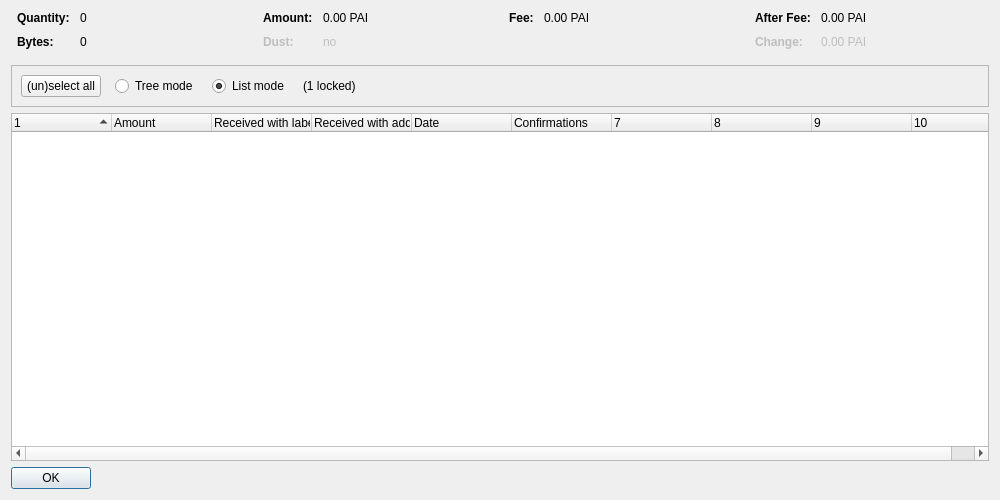
<?xml version="1.0" encoding="UTF-8"?>
<ui version="4.0">
 <class>CoinControlDialog</class>
 <widget class="QDialog" name="CoinControlDialog">
  <property name="geometry">
   <rect>
    <x>0</x>
    <y>0</y>
    <width>1000</width>
    <height>500</height>
   </rect>
  </property>
  <property name="windowTitle">
   <string>Coin Selection</string>
  </property>
  <layout class="QVBoxLayout" name="verticalLayout">
   <item>
    <layout class="QHBoxLayout" name="horizontalLayoutTop" stretch="0,0,0,0">
     <property name="topMargin">
      <number>0</number>
     </property>
     <property name="bottomMargin">
      <number>10</number>
     </property>
     <item>
      <layout class="QFormLayout" name="formLayoutCoinControl1">
       <property name="horizontalSpacing">
        <number>10</number>
       </property>
       <property name="verticalSpacing">
        <number>10</number>
       </property>
       <property name="leftMargin">
        <number>6</number>
       </property>
       <property name="rightMargin">
        <number>6</number>
       </property>
       <item row="0" column="0">
        <widget class="QLabel" name="labelCoinControlQuantityText">
         <property name="font">
          <font>
           <weight>75</weight>
           <bold>true</bold>
          </font>
         </property>
         <property name="text">
          <string>Quantity:</string>
         </property>
        </widget>
       </item>
       <item row="0" column="1">
        <widget class="QLabel" name="labelCoinControlQuantity">
         <property name="cursor">
          <cursorShape>IBeamCursor</cursorShape>
         </property>
         <property name="contextMenuPolicy">
          <enum>Qt::ActionsContextMenu</enum>
         </property>
         <property name="text">
          <string notr="true">0</string>
         </property>
         <property name="textInteractionFlags">
          <set>Qt::LinksAccessibleByMouse|Qt::TextSelectableByKeyboard|Qt::TextSelectableByMouse</set>
         </property>
        </widget>
       </item>
       <item row="1" column="0">
        <widget class="QLabel" name="labelCoinControlBytesText">
         <property name="font">
          <font>
           <weight>75</weight>
           <bold>true</bold>
          </font>
         </property>
         <property name="text">
          <string>Bytes:</string>
         </property>
        </widget>
       </item>
       <item row="1" column="1">
        <widget class="QLabel" name="labelCoinControlBytes">
         <property name="cursor">
          <cursorShape>IBeamCursor</cursorShape>
         </property>
         <property name="contextMenuPolicy">
          <enum>Qt::ActionsContextMenu</enum>
         </property>
         <property name="text">
          <string notr="true">0</string>
         </property>
         <property name="textInteractionFlags">
          <set>Qt::LinksAccessibleByMouse|Qt::TextSelectableByKeyboard|Qt::TextSelectableByMouse</set>
         </property>
        </widget>
       </item>
      </layout>
     </item>
     <item>
      <layout class="QFormLayout" name="formLayoutCoinControl2">
       <property name="horizontalSpacing">
        <number>10</number>
       </property>
       <property name="verticalSpacing">
        <number>10</number>
       </property>
       <property name="leftMargin">
        <number>6</number>
       </property>
       <property name="rightMargin">
        <number>6</number>
       </property>
       <item row="0" column="0">
        <widget class="QLabel" name="labelCoinControlAmountText">
         <property name="font">
          <font>
           <weight>75</weight>
           <bold>true</bold>
          </font>
         </property>
         <property name="text">
          <string>Amount:</string>
         </property>
        </widget>
       </item>
       <item row="0" column="1">
        <widget class="QLabel" name="labelCoinControlAmount">
         <property name="cursor">
          <cursorShape>IBeamCursor</cursorShape>
         </property>
         <property name="contextMenuPolicy">
          <enum>Qt::ActionsContextMenu</enum>
         </property>
         <property name="text">
          <string notr="true">0.00 PAI</string>
         </property>
         <property name="textInteractionFlags">
          <set>Qt::LinksAccessibleByMouse|Qt::TextSelectableByKeyboard|Qt::TextSelectableByMouse</set>
         </property>
        </widget>
       </item>
       <item row="1" column="0">
        <widget class="QLabel" name="labelCoinControlLowOutputText">
         <property name="enabled">
          <bool>false</bool>
         </property>
         <property name="font">
          <font>
           <weight>75</weight>
           <bold>true</bold>
          </font>
         </property>
         <property name="text">
          <string>Dust:</string>
         </property>
        </widget>
       </item>
       <item row="1" column="1">
        <widget class="QLabel" name="labelCoinControlLowOutput">
         <property name="enabled">
          <bool>false</bool>
         </property>
         <property name="cursor">
          <cursorShape>IBeamCursor</cursorShape>
         </property>
         <property name="contextMenuPolicy">
          <enum>Qt::ActionsContextMenu</enum>
         </property>
         <property name="text">
          <string notr="true">no</string>
         </property>
         <property name="textInteractionFlags">
          <set>Qt::LinksAccessibleByMouse|Qt::TextSelectableByKeyboard|Qt::TextSelectableByMouse</set>
         </property>
        </widget>
       </item>
      </layout>
     </item>
     <item>
      <layout class="QFormLayout" name="formLayoutCoinControl3">
       <property name="horizontalSpacing">
        <number>10</number>
       </property>
       <property name="verticalSpacing">
        <number>10</number>
       </property>
       <property name="leftMargin">
        <number>6</number>
       </property>
       <property name="rightMargin">
        <number>6</number>
       </property>
       <item row="0" column="0">
        <widget class="QLabel" name="labelCoinControlFeeText">
         <property name="font">
          <font>
           <weight>75</weight>
           <bold>true</bold>
          </font>
         </property>
         <property name="text">
          <string>Fee:</string>
         </property>
        </widget>
       </item>
       <item row="0" column="1">
        <widget class="QLabel" name="labelCoinControlFee">
         <property name="cursor">
          <cursorShape>IBeamCursor</cursorShape>
         </property>
         <property name="contextMenuPolicy">
          <enum>Qt::ActionsContextMenu</enum>
         </property>
         <property name="text">
          <string notr="true">0.00 PAI</string>
         </property>
         <property name="textInteractionFlags">
          <set>Qt::LinksAccessibleByMouse|Qt::TextSelectableByKeyboard|Qt::TextSelectableByMouse</set>
         </property>
        </widget>
       </item>
      </layout>
     </item>
     <item>
      <layout class="QFormLayout" name="formLayoutCoinControl4">
       <property name="horizontalSpacing">
        <number>10</number>
       </property>
       <property name="verticalSpacing">
        <number>10</number>
       </property>
       <property name="leftMargin">
        <number>6</number>
       </property>
       <property name="rightMargin">
        <number>6</number>
       </property>
       <item row="0" column="0">
        <widget class="QLabel" name="labelCoinControlAfterFeeText">
         <property name="font">
          <font>
           <weight>75</weight>
           <bold>true</bold>
          </font>
         </property>
         <property name="text">
          <string>After Fee:</string>
         </property>
        </widget>
       </item>
       <item row="0" column="1">
        <widget class="QLabel" name="labelCoinControlAfterFee">
         <property name="cursor">
          <cursorShape>IBeamCursor</cursorShape>
         </property>
         <property name="contextMenuPolicy">
          <enum>Qt::ActionsContextMenu</enum>
         </property>
         <property name="text">
          <string notr="true">0.00 PAI</string>
         </property>
         <property name="textInteractionFlags">
          <set>Qt::LinksAccessibleByMouse|Qt::TextSelectableByKeyboard|Qt::TextSelectableByMouse</set>
         </property>
        </widget>
       </item>
       <item row="1" column="0">
        <widget class="QLabel" name="labelCoinControlChangeText">
         <property name="enabled">
          <bool>false</bool>
         </property>
         <property name="font">
          <font>
           <weight>75</weight>
           <bold>true</bold>
          </font>
         </property>
         <property name="text">
          <string>Change:</string>
         </property>
        </widget>
       </item>
       <item row="1" column="1">
        <widget class="QLabel" name="labelCoinControlChange">
         <property name="enabled">
          <bool>false</bool>
         </property>
         <property name="cursor">
          <cursorShape>IBeamCursor</cursorShape>
         </property>
         <property name="contextMenuPolicy">
          <enum>Qt::ActionsContextMenu</enum>
         </property>
         <property name="text">
          <string notr="true">0.00 PAI</string>
         </property>
         <property name="textInteractionFlags">
          <set>Qt::LinksAccessibleByMouse|Qt::TextSelectableByKeyboard|Qt::TextSelectableByMouse</set>
         </property>
        </widget>
       </item>
      </layout>
     </item>
    </layout>
   </item>
   <item>
    <widget class="QFrame" name="frame">
     <property name="minimumSize">
      <size>
       <width>0</width>
       <height>40</height>
      </size>
     </property>
     <property name="frameShape">
      <enum>QFrame::StyledPanel</enum>
     </property>
     <property name="frameShadow">
      <enum>QFrame::Sunken</enum>
     </property>
     <layout class="QHBoxLayout" name="horizontalLayout">
      <item>
       <layout class="QHBoxLayout" name="horizontalLayoutPanel" stretch="0,0,0,0,0">
        <property name="spacing">
         <number>14</number>
        </property>
        <item>
         <widget class="QPushButton" name="pushButtonSelectAll">
          <property name="sizePolicy">
           <sizepolicy hsizetype="Maximum" vsizetype="Fixed">
            <horstretch>0</horstretch>
            <verstretch>0</verstretch>
           </sizepolicy>
          </property>
          <property name="text">
           <string>(un)select all</string>
          </property>
          <property name="autoDefault">
           <bool>false</bool>
          </property>
         </widget>
        </item>
        <item>
         <widget class="QRadioButton" name="radioTreeMode">
          <property name="sizePolicy">
           <sizepolicy hsizetype="Maximum" vsizetype="Fixed">
            <horstretch>0</horstretch>
            <verstretch>0</verstretch>
           </sizepolicy>
          </property>
          <property name="text">
           <string>Tree mode</string>
          </property>
         </widget>
        </item>
        <item>
         <widget class="QRadioButton" name="radioListMode">
          <property name="sizePolicy">
           <sizepolicy hsizetype="Maximum" vsizetype="Fixed">
            <horstretch>0</horstretch>
            <verstretch>0</verstretch>
           </sizepolicy>
          </property>
          <property name="text">
           <string>List mode</string>
          </property>
          <property name="checked">
           <bool>true</bool>
          </property>
         </widget>
        </item>
        <item>
         <widget class="QLabel" name="labelLocked">
          <property name="text">
           <string notr="true">(1 locked)</string>
          </property>
         </widget>
        </item>
        <item>
         <spacer name="horizontalSpacer">
          <property name="orientation">
           <enum>Qt::Horizontal</enum>
          </property>
          <property name="sizeHint" stdset="0">
           <size>
            <width>40</width>
            <height>20</height>
           </size>
          </property>
         </spacer>
        </item>
       </layout>
      </item>
     </layout>
    </widget>
   </item>
   <item>
    <widget class="CoinControlTreeWidget" name="treeWidget">
     <property name="contextMenuPolicy">
      <enum>Qt::CustomContextMenu</enum>
     </property>
     <property name="sortingEnabled">
      <bool>false</bool>
     </property>
     <property name="columnCount">
      <number>10</number>
     </property>
     <attribute name="headerShowSortIndicator" stdset="0">
      <bool>true</bool>
     </attribute>
     <attribute name="headerStretchLastSection">
      <bool>false</bool>
     </attribute>
     <column>
      <property name="text">
       <string/>
      </property>
     </column>
     <column>
      <property name="text">
       <string>Amount</string>
      </property>
     </column>
     <column>
      <property name="text">
       <string>Received with label</string>
      </property>
     </column>
     <column>
      <property name="text">
       <string>Received with address</string>
      </property>
     </column>
     <column>
      <property name="text">
       <string>Date</string>
      </property>
     </column>
     <column>
      <property name="text">
       <string>Confirmations</string>
      </property>
      <property name="toolTip">
       <string>Confirmed</string>
      </property>
     </column>
     <column>
      <property name="text">
       <string/>
      </property>
     </column>
     <column>
      <property name="text">
       <string/>
      </property>
     </column>
     <column>
      <property name="text">
       <string/>
      </property>
     </column>
     <column>
      <property name="text">
       <string/>
      </property>
     </column>
    </widget>
   </item>
   <item>
    <widget class="QDialogButtonBox" name="buttonBox">
     <property name="sizePolicy">
      <sizepolicy hsizetype="Maximum" vsizetype="Fixed">
       <horstretch>0</horstretch>
       <verstretch>0</verstretch>
      </sizepolicy>
     </property>
     <property name="orientation">
      <enum>Qt::Horizontal</enum>
     </property>
     <property name="standardButtons">
      <set>QDialogButtonBox::Ok</set>
     </property>
    </widget>
   </item>
  </layout>
 </widget>
 <customwidgets>
  <customwidget>
   <class>CoinControlTreeWidget</class>
   <extends>QTreeWidget</extends>
   <header>coincontroltreewidget.h</header>
  </customwidget>
 </customwidgets>
 <resources/>
 <connections/>
</ui>
